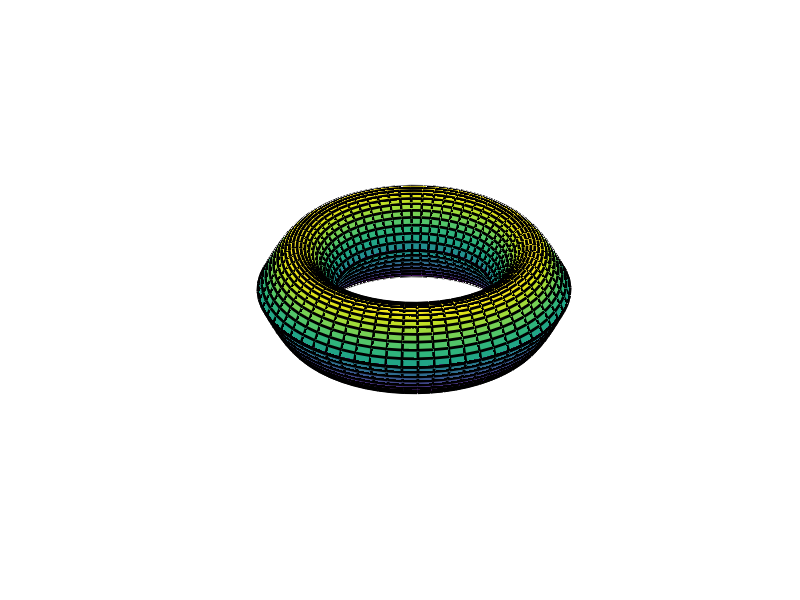

Source code (MATLAB):
theta = 0:pi/30:2*pi;
r = 1*pi:pi/20:2*pi;
[R,T] = meshgrid(r,theta);
%%Create top and bottom halves
Z_top = 2*sin(R);
Z_bottom = -2*sin(R);
%%Convert to Cartesian coordinates and plot
[X,Y,Z] = pol2cart(T,R,Z_top);
surf(X,Y,Z, 'linewidth', 2);
hold on;
[X,Y,Z] = pol2cart(T,R,Z_bottom);
surf(X,Y,Z, 'linewidth', 2);
axis equal
% shading interp
% lighting gouraud
% colormap bone
axis off